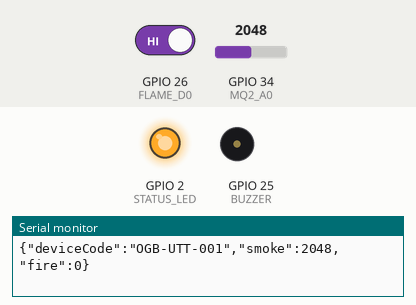
A sketch run on a simulated ESP32. On the bench: output pins drawn as LEDs (lit = HIGH), buzzer (waves = sounding), the last lines printed to the serial monitor. Dashed ring = blinking. The test bench sets the inputs (shaded band); at power-on: GPIO 34 (MQ2_A0) = 2048, GPIO 26 (FLAME_D0) HIGH (analog values on the 0–4095 scale).

Above: at 14.5 s.
14.6 s: GPIO 34 (MQ2_A0) set to 2247
16.3 s: GPIO 34 (MQ2_A0) set to 2340
At 16.96 s:
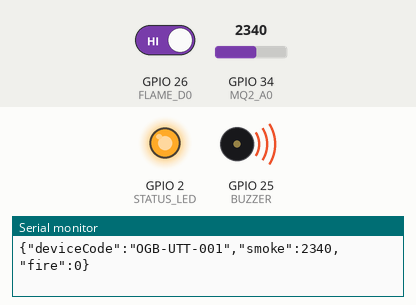
19.3 s: GPIO 34 (MQ2_A0) set to 2047
At 20.4 s:
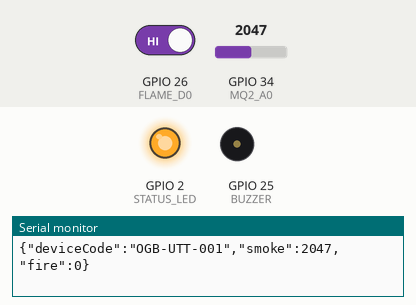
20.8 s: GPIO 26 (FLAME_D0) driven LOW
At 21.66 s:
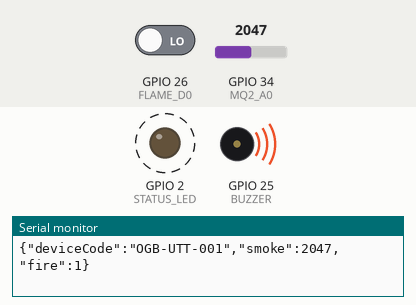
23.8 s: GPIO 26 (FLAME_D0) driven HIGH
At 25.2 s:
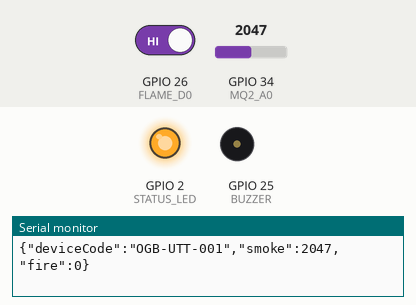
Timing chart, 0 to 26.3 s (numbered marks = the images above; inputs shaded):
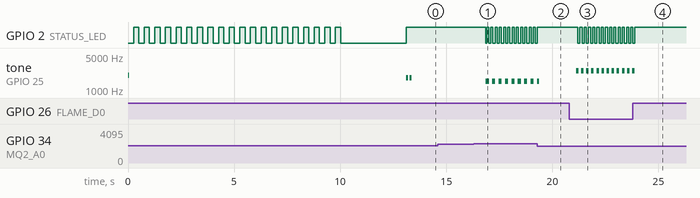

The sketch:

ognibormo_esp32.ino
```cpp
// =============================================================================
//  OGNIBORMO — ESP32 unit, USB serial link
//  Part of SFAS-BD (Smart Fire Alert System, Bangladesh)
//
//  No WiFi. The unit stays plugged into the laptop and emits one JSON frame per
//  second on the USB serial port. The backend's serial listener parses those
//  frames, scores them, and pushes alerts to the dashboard over Socket.io:
//
//    ESP32 --USB serial JSON--> sensor.listener.ts --socket.io--> dashboard
//
//  BACKEND SETTINGS THIS EXPECTS  (backend/.env)
//    SERIAL_ENABLED=true
//    SERIAL_PORT=COM7
//    SERIAL_BAUD_RATE=115200
//    SERIAL_DATA_FORMAT=json
//
//  Only JSON frames are printed. Anything else on this port would be logged by
//  the backend as an unparsable frame, so the human-readable view lives on the
//  dashboard rather than here.
//
//  WIRING — GPIO34 and GPIO26 are NOT 5V tolerant (3.6V max)
//    MQ-2  : VCC->5V, GND->GND, A0 -> divider -> GPIO34
//            divider: A0 --[10k]--+--[20k]-- GND, tap (+) to GPIO34
//    Flame : power from 3.3V, D0 -> GPIO26
//    Buzzer: + -> GPIO25, - -> GND
// =============================================================================

// ── Identity ─────────────────────────────────────────────────────────────────
#define DEVICE_CODE   "OGB-UTT-001"   // must match a registered device
#define SERIAL_BAUD   115200          // must match SERIAL_BAUD_RATE in .env

// ── Pins ─────────────────────────────────────────────────────────────────────
#define MQ2_A0        34    // ADC1_CH6, input-only
#define FLAME_D0      26
#define BUZZER        25
#define STATUS_LED     2

// ── Hardware options ─────────────────────────────────────────────────────────
#define FLAME_ACTIVE_LOW  1   // 0 if your flame module reports HIGH on flame
#define BUZZER_IS_ACTIVE  0   // 1 = active buzzer (has its own oscillator)
#define HAS_DHT           0   // 1 once a real DHT22 is fitted
#define DHT_PIN          27

// ── Timing ───────────────────────────────────────────────────────────────────
const uint32_t SAMPLE_MS   = 250;    // sensor read rate
const uint32_t FRAME_MS    = 1000;   // one JSON frame per second
const uint32_t WARMUP_MS   = 10000;  // MQ-2 preheat; set 0 to skip entirely
const uint32_t BASELINE_MS = 3000;   // clean-air sampling window

const uint32_t FIRE_BEEP_MS  = 120;
const uint32_t SMOKE_BEEP_MS = 150;
const int      FIRE_TONE_HZ  = 2500;
const int      SMOKE_TONE_HZ = 1500;

// ── Detection tuning ─────────────────────────────────────────────────────────
const int     SMOKE_DELTA    = 250;   // siren at baseline + this (raw counts)
const float   CLEAR_FRACTION = 0.6f;  // hysteresis: clears at 60% of the delta
const uint8_t CONFIRM_READS  = 3;

#if HAS_DHT
  #include <DHT.h>
  DHT dht(DHT_PIN, DHT22);
#endif

// ── State ────────────────────────────────────────────────────────────────────
int     smokeBaseline = 0;
int     smokeOnLevel  = 0;
int     smokeOffLevel = 0;
int     smokeValue    = 0;
uint8_t smokeStreak   = 0;
uint8_t flameStreak   = 0;
bool    smokeAlarm    = false;
bool    fireAlarm     = false;

float   temperature = 0.0f;
float   humidity    = 0.0f;
bool    dhtOk       = false;

uint32_t lastSample = 0;
uint32_t lastFrame  = 0;
uint32_t lastBeep   = 0;
bool     buzzerOn   = false;

// =============================================================================
//  Buzzer — tone() exists only on ESP32 core 3.x; core 2.x needs LEDC
// =============================================================================
#if !BUZZER_IS_ACTIVE && (!defined(ESP_ARDUINO_VERSION_MAJOR) || ESP_ARDUINO_VERSION_MAJOR < 3)
  #define LEDC_CHANNEL 0
#endif

void buzzerSetup() {
  pinMode(BUZZER, OUTPUT);
  digitalWrite(BUZZER, LOW);
#ifdef LEDC_CHANNEL
  ledcSetup(LEDC_CHANNEL, 2000, 8);
  ledcAttachPin(BUZZER, LEDC_CHANNEL);
  ledcWrite(LEDC_CHANNEL, 0);
#endif
}

void beepOn(int freq) {
#if BUZZER_IS_ACTIVE
  (void)freq;  digitalWrite(BUZZER, HIGH);
#elif defined(LEDC_CHANNEL)
  ledcWriteTone(LEDC_CHANNEL, freq);
#else
  tone(BUZZER, freq);
#endif
}

void beepOff() {
#if BUZZER_IS_ACTIVE
  digitalWrite(BUZZER, LOW);
#elif defined(LEDC_CHANNEL)
  ledcWriteTone(LEDC_CHANNEL, 0);
#else
  noTone(BUZZER);
#endif
}

// =============================================================================
//  Sensors
// =============================================================================

/** Averages the ADC to take the edge off MQ-2 noise. */
int readSmokeRaw() {
  long sum = 0;
  for (uint8_t i = 0; i < 8; i++) {
    sum += analogRead(MQ2_A0);
    delayMicroseconds(200);
  }
  return (int)(sum / 8);
}

bool readFlameRaw() {
  int v = digitalRead(FLAME_D0);
#if FLAME_ACTIVE_LOW
  return v == LOW;
#else
  return v == HIGH;
#endif
}

/**
 * MQ-2 has no absolute scale — clean-air output depends on the module's load
 * resistor, the supply and the sensor's age. Measure this unit's own clean air
 * at boot and alarm on the rise above it, rather than guessing a constant.
 */
void calibrateBaseline() {
  uint32_t start = millis();
  while (millis() - start < WARMUP_MS) {
    digitalWrite(STATUS_LED, (millis() / 250) % 2);
    delay(50);
  }

  long sum = 0;
  int  n   = 0;
  start = millis();
  while (millis() - start < BASELINE_MS) {
    sum += readSmokeRaw();
    n++;
    delay(50);
  }

  smokeBaseline = (int)(sum / n);
  smokeOnLevel  = smokeBaseline + SMOKE_DELTA;
  smokeOffLevel = smokeBaseline + (int)(SMOKE_DELTA * CLEAR_FRACTION);
}

// =============================================================================
//  Setup
// =============================================================================
void setup() {
  Serial.begin(SERIAL_BAUD);

  pinMode(FLAME_D0, INPUT);
  pinMode(STATUS_LED, OUTPUT);
  buzzerSetup();

  analogReadResolution(12);                     // 0..4095
  analogSetPinAttenuation(MQ2_A0, ADC_11db);    // full ~0-3.3V span

#if HAS_DHT
  dht.begin();
#endif

  beepOn(2000); delay(60); beepOff();           // one chirp = powered up

  calibrateBaseline();

  digitalWrite(STATUS_LED, HIGH);               // solid = sampling and emitting
  beepOn(1800); delay(80); beepOff();
  delay(80);
  beepOn(1800); delay(80); beepOff();           // two chirps = ready
}

// =============================================================================
//  Loop — nothing blocks, so the siren keeps its timing
// =============================================================================
void loop() {
  uint32_t now = millis();

  // ── Sample ────────────────────────────────────────────────────────────────
  if (now - lastSample >= SAMPLE_MS) {
    lastSample = now;

    smokeValue    = readSmokeRaw();
    bool flameNow = readFlameRaw();

    // Hysteresis: rise past the on-level for CONFIRM_READS samples to alarm,
    // fall below the lower off-level to clear. Stops the buzzer chattering
    // when the reading sits right on the boundary.
    if (!smokeAlarm) {
      smokeStreak = (smokeValue > smokeOnLevel) ? smokeStreak + 1 : 0;
      if (smokeStreak >= CONFIRM_READS) smokeAlarm = true;
    } else if (smokeValue < smokeOffLevel) {
      smokeAlarm  = false;
      smokeStreak = 0;
    }

    // An IR flame sensor trips on sunlight and hot elements, so require two
    // consecutive reads before believing it.
    if (flameNow) { if (flameStreak < 2) flameStreak++; }
    else          { flameStreak = 0; }
    fireAlarm = (flameStreak >= 2);

#if HAS_DHT
    float t = dht.readTemperature();
    float h = dht.readHumidity();
    dhtOk = !isnan(t) && !isnan(h);
    if (dhtOk) { temperature = t; humidity = h; }
#endif
  }

  // ── Emit one frame per second ─────────────────────────────────────────────
  // MQ-2 feeds "smoke" only. It also responds to LPG, but sending the same
  // number as "gas" would make riskEngine treat one sensor as two agreeing
  // sources and inflate the fused score.
  if (now - lastFrame >= FRAME_MS) {
    lastFrame = now;

    Serial.print("{\"deviceCode\":\"" DEVICE_CODE "\",\"smoke\":");
    Serial.print(smokeValue);
    Serial.print(",\"fire\":");
    Serial.print(fireAlarm ? 1 : 0);
#if HAS_DHT
    if (dhtOk) {
      Serial.print(",\"temp\":");     Serial.print(temperature, 1);
      Serial.print(",\"humidity\":"); Serial.print(humidity, 1);
    }
#endif
    Serial.println("}");
  }

  // ── Siren ─────────────────────────────────────────────────────────────────
  if (fireAlarm || smokeAlarm) {
    uint32_t period = fireAlarm ? FIRE_BEEP_MS : SMOKE_BEEP_MS;
    int      freq   = fireAlarm ? FIRE_TONE_HZ : SMOKE_TONE_HZ;

    if (now - lastBeep >= period) {
      lastBeep = now;
      buzzerOn = !buzzerOn;
      if (buzzerOn) beepOn(freq);
      else          beepOff();
    }
    digitalWrite(STATUS_LED, (now / 100) % 2);
  } else {
    if (buzzerOn) { beepOff(); buzzerOn = false; }
    digitalWrite(STATUS_LED, HIGH);
  }

  delay(2);   // yields to the RTOS; far finer than the beep period
}
```

Measured:
- the behaviour switches between 2298 and 2299 on GPIO 34 (MQ2_A0) (found by bisection; images 0 and 1)
- after the input at 16.3 s, GPIO 2 (STATUS_LED): HIGH → LOW after 0.57 s, then repeats every 0.20 s: HIGH 0.10 s, LOW 0.10 s; tone on GPIO 25 (BUZZER): alternates 1500 Hz for 0.15 s and silent for 0.15 s, starting after 0.57 s
- after the input at 19.3 s, GPIO 2 (STATUS_LED): goes on until 19.3 s, then stays HIGH
- after the input at 20.8 s, GPIO 2 (STATUS_LED): alternates HIGH for 0.10 s and LOW for 0.10 s, starting after 0.40 s; tone on GPIO 25 (BUZZER): alternates 2500 Hz for 0.12 s and silent for 0.12 s, starting after 0.32 s
- after the input at 23.8 s, GPIO 2 (STATUS_LED): goes on until 23.9 s, then stays HIGH; tone on GPIO 25 (BUZZER): goes on until 23.9 s, then stays silent
- by itself, tone on GPIO 25 (BUZZER): plays 2000 Hz for 0.06 s, 1800 Hz for 0.08 s, 1800 Hz for 0.08 s
